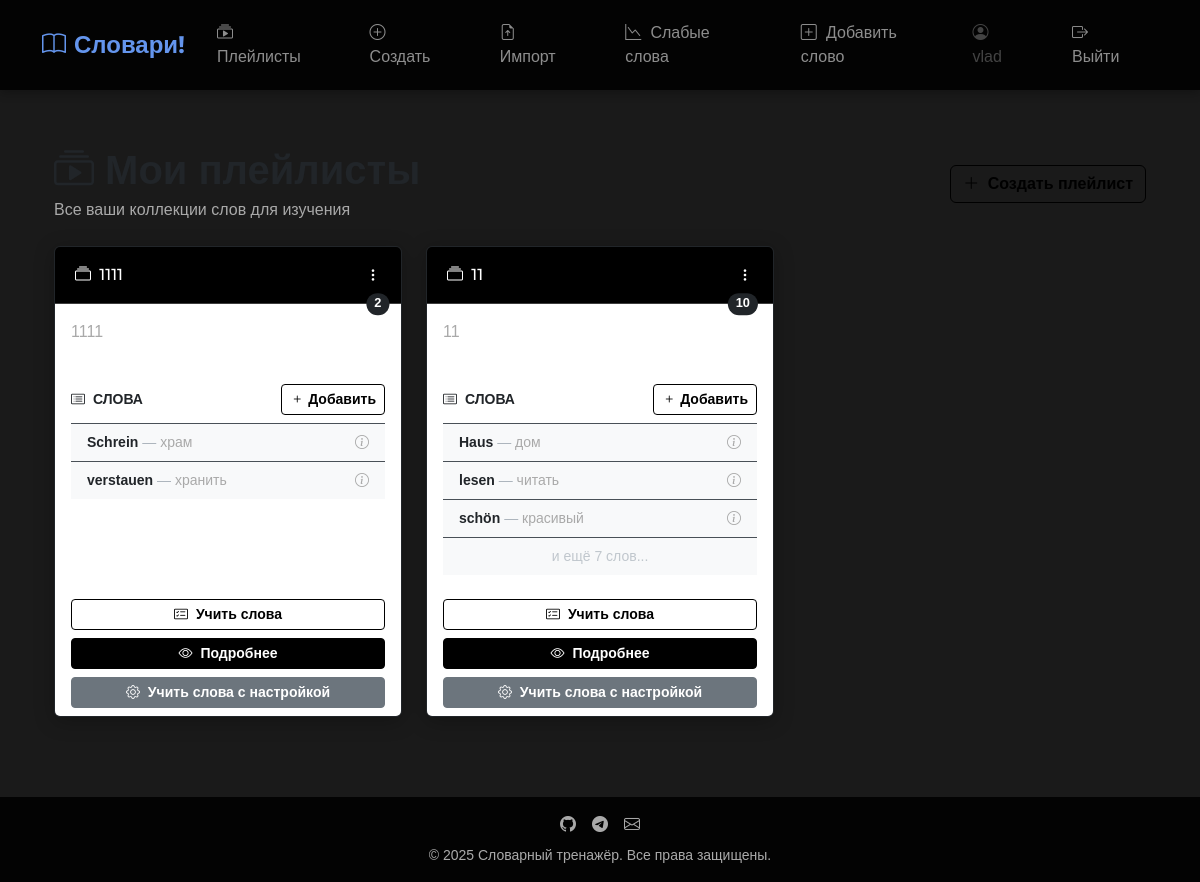
The app's page /playlists/ (signed in) with its own data.
### playlist/models.py (models this page shows, shortened)
class Playlist(models.Model):
    user = models.ForeignKey(User, on_delete=models.CASCADE, related_name='playlists')
    title = models.CharField(max_length=255)
    description = models.TextField(blank=True)
    created_at = models.DateTimeField(auto_now_add=True)
    last_reviewed_at = models.DateTimeField(null=True, blank=True)

class Word(models.Model):
    word = models.CharField(max_length=100)
    translation = models.CharField(max_length=255)
    details = models.TextField(help_text="Подробная информация о слове")
    context = models.TextField(help_text="Слово в контексте")
    playlists = models.ForeignKey(Playlist, on_delete=models.CASCADE, related_name='words')

### playlist/views.py (the view)
# urls.py: path('playlists/', views.playlist_list, name='playlist_list'),
@login_required
def playlist_list(request):
    playlists = Playlist.objects.filter(user=request.user)
    return render(request, 'playlist/playlist_list.html', {'playlists': playlists})

### playlist/templates/playlist/playlist_list.html (shortened to what this page needs)
{% extends "base.html" %}
{% load static %}
{% block content %}
<div class="container py-4">
    <div class="d-flex justify-content-between align-items-center mb-4">
        <div>
            <h1 class="mb-1 text-dark">
                <i class="bi bi-collection-play"></i> Мои плейлисты
            </h1>
            <p class="text-secondary mb-0">Все ваши коллекции слов для изучения</p>
        </div>
        <a href="{% url 'create_playlist' %}" class="btn btn-outline-dark fw-semibold">
            <i class="bi bi-plus-lg me-1"></i> Создать плейлист
        </a>
    </div>
    {% if not playlists %}
    <div class="card border border-dark bg-white">
        <div class="card-body text-center py-5">
            <i class="bi bi-collection" style="font-size: 3rem; color: #000;"></i>
            <h3 class="h5 mt-3 text-dark">Плейлистов пока нет</h3>
            <p class="text-secondary">Создайте свой первый плейлист для изучения слов</p>
            <a href="{% url 'create_playlist' %}" class="btn btn-outline-dark fw-semibold px-4">
                <i class="bi bi-plus-lg me-1"></i> Создать плейлист
            </a>
        </div>
    </div>
    {% else %}
    <div class="row row-cols-1 row-cols-md-2 row-cols-lg-3 g-4">
        {% for playlist in playlists %}
        <div class="col">
            <div class="card h-100 border border-dark">
                <div class="card-header bg-black text-white d-flex justify-content-between align-items-center">
                    <h2 class="h6 mb-0 text-truncate" title="{{ playlist.title }}">
                        <i class="bi bi-collection me-1"></i> {{ playlist.title }}
                    </h2>
                    <div class="dropdown">
                        <button class="btn btn-sm btn-link text-white dropdown-toggle p-0" type="button"
                                id="dropdownMenuButton{{ forloop.counter }}" data-bs-toggle="dropdown" aria-expanded="false">
                            <i class="bi bi-three-dots-vertical"></i>
                        </button>
                    </div>
                </div>
                <div class="card-body bg-white position-relative">
                    <span class="position-absolute top-0 end-0 translate-middle badge rounded-pill bg-dark text-white px-2" style="font-size: 0.8rem;">
                        {{ playlist.words.count }}
                    </span>
                    <p class="card-text text-secondary mb-3" style="min-height: 3rem;">
                        {{ playlist.description|default:"Описание отсутствует"|truncatechars:100 }}
                    </p>
                    <div>
                        <div class="d-flex justify-content-between align-items-center mb-2">
                            <h3 class="h6 mb-0 text-uppercase small fw-bold text-dark">
                                <i class="bi bi-card-list me-1"></i> Слова
                            </h3>
                            <a href="{% url 'create_word' %}?playlist={{ playlist.id }}" class="btn btn-sm btn-outline-dark fw-semibold">
                                <i class="bi bi-plus"></i> Добавить
                            </a>
                        </div>
                        <div class="list-group list-group-flush border-top">
                            {% for word in playlist.words.all|slice:":3" %}
                            <div class="list-group-item small py-2 d-flex justify-content-between bg-light">
                                <div>
                                    <strong class="text-dark">{{ word.word }}</strong> — <span class="text-secondary">{{ word.translation }}</span>
                                </div>
                                {% if word.details or word.context %}
                                <i class="bi bi-info-circle text-secondary" title="Есть дополнительная информация"></i>
                                {% endif %}
                            </div>
                            {% endfor %}
                            {% if playlist.words.count > 3 %}
                            <div class="list-group-item small text-center py-2 text-muted bg-light">
                                и ещё {{ playlist.words.count|add:"-3" }} слов...
                            </div>
                            {% endif %}
                        </div>
                    </div>
                </div>
                    <div class="card-footer bg-white border-top-0 pt-2">
                        <div class="d-grid gap-2">
                            <a href="{% url 'flashcards' playlist.id %}" class="btn btn-outline-dark btn-sm fw-semibold">
                                <i class="bi bi-card-checklist me-1"></i> Учить слова
                            </a>
                            <a href="{% url 'playlist_detail' playlist.id %}" class="btn btn-dark btn-sm fw-semibold">
                                <i class="bi bi-eye me-1"></i> Подробнее
                            </a>
                            <a href="{% url 'flashcards_settings_mediator' playlist.id %}" class="btn btn-secondary btn-sm fw-semibold">
                                <i class="bi bi-gear me-1"></i> Учить слова с настройкой
                            </a>
                        </div>
                    </div>
            </div>
        </div>
        {% endfor %}
    </div>
    {% endif %}
</div>
{% endblock %}

### templates/base.html (shortened to what this page needs)
{% load static %}
<!DOCTYPE html>
<html lang="ru" data-bs-theme="dark">
<head>
    <link href="https://cdn.jsdelivr.net/npm/bootstrap@5.3.0/dist/css/bootstrap.min.css" rel="stylesheet">
    <link rel="stylesheet" href="https://cdn.jsdelivr.net/npm/bootstrap-icons@1.10.0/font/bootstrap-icons.css">
    <link rel="stylesheet" href="{% static 'css/base.css' %}">
</head>
<body>
    <nav class="navbar navbar-expand-lg navbar-dark">
        <div class="container">
            <a class="navbar-brand d-flex align-items-center" href="{% url 'playlist_list' %}">
                <i class="bi bi-book me-2"></i>Словари!
            </a>
            <div class="collapse navbar-collapse" id="navbarNav">
                <ul class="navbar-nav me-auto">
                    <li class="nav-item">
                        <a class="nav-link" href="{% url 'playlist_list' %}">
                            <i class="bi bi-collection-play"></i> Плейлисты
                        </a>
                    </li>
                    <li class="nav-item">
                        <a class="nav-link" href="{% url 'create_playlist' %}">
                            <i class="bi bi-plus-circle"></i> Создать
                        </a>
                    </li>
                    <li class="nav-item">
                        <a class="nav-link" href="{% url 'bulk_upload_words' %}">
                            <i class="bi bi-file-earmark-arrow-up"></i> Импорт
                        </a>
                    </li>
                    <li class="nav-item">
                        <a class="nav-link" href="{% url 'weak_words_game' %}">
                            <i class="bi bi-graph-down"></i> Слабые слова
                        </a>
                    </li>
                    <li class="nav-item">
                        <a class="nav-link" href="{% url 'create_word' %}">
                            <i class="bi bi-plus-square"></i> Добавить слово
                        </a>
                    </li>
                </ul>
                <ul class="navbar-nav ms-auto">
                    {% if user.is_authenticated %}
                        <li class="nav-item">
                            <span class="nav-link disabled"><i class="bi bi-person-circle"></i> {{ user.username }}</span>
                        </li>
                        <li class="nav-item">
                            <a class="nav-link" href="{% url 'logout' %}"><i class="bi bi-box-arrow-right"></i> Выйти</a>
                        </li>
                    {% endif %}
                </ul>
            </div>
        </div>
    </nav>
    <main class="container flex-grow-1 mb-4 fade-in">
        {% block content %}{% endblock %}
    </main>
    <footer class="py-3 mt-auto">
        <div class="container text-center">
            <div class="d-flex justify-content-center mb-2">
                <a href="#" class="text-secondary mx-2"><i class="bi bi-github"></i></a>
                <a href="#" class="text-secondary mx-2"><i class="bi bi-telegram"></i></a>
                <a href="#" class="text-secondary mx-2"><i class="bi bi-envelope"></i></a>
            </div>
            <p class="mb-0 small">&copy; 2025 Словарный тренажёр. Все права защищены.</p>
        </div>
    </footer>
</body>
</html>

### static/css/base.css (style rules this page uses)
body { font-family: Arial, sans-serif; margin: 0; padding: 0; background: #fafafa; }
nav { background: #333; color: white; padding: 10px; }
nav ul { list-style: none; display: flex; gap: 15px; }
nav ul li a { color: white; text-decoration: none; }
footer { text-align: center; padding: 20px; background: #eee; margin-top: 40px; }

### templates/base.html (style rules this page uses)
:root { --bs-body-bg: #1a1a1a; --bs-dark-bg: #121212; --bs-primary-rgb: 100, 149, 237; --bs-secondary-rgb: 169, 169, 169; --bs-body-font-family: 'Roboto', sans-serif; --bs-heading-font-family: 'Montserrat', sans-serif; }
body { background-color: var(--bs-body-bg); color: #e0e0e0; display: flex; flex-direction: column; min-height: 100vh; }
.navbar { background-color: rgba(0, 0, 0, 0.85) !important; backdrop-filter: blur(10px); box-shadow: 0 2px 10px rgba(0, 0, 0, 0.3); padding: 0.8rem 0; }
.navbar-brand { font-family: var(--bs-heading-font-family); font-weight: 700; font-size: 1.5rem; color: cornflowerblue !important; }
.nav-link { font-weight: 500; padding: 0.5rem 1rem !important; border-radius: 0.5rem; transition: all 0.3s ease; }
.nav-link i { margin-right: 0.3rem; }
main { padding-top: 2rem; padding-bottom: 2rem; }
.card { background-color: #2d2d2d; border: none; border-radius: 0.75rem; box-shadow: 0 4px 20px rgba(0, 0, 0, 0.25); transition: transform 0.3s ease, box-shadow 0.3s ease; }
.card-header { background-color: #252525; border-bottom: 1px solid #3d3d3d; }
footer { background-color: rgba(0, 0, 0, 0.85); backdrop-filter: blur(10px); color: #aaa; padding: 1.5rem 0; margin-top: auto; }
h1, h2, h3, h4, h5, h6 { font-family: var(--bs-heading-font-family); font-weight: 600; color: #f0f0f0; }
.fade-in { animation: fadeIn 0.5s ease-out forwards; }

### playlist/templates/playlist/playlist_list.html (style rules this page uses)
.card { border-radius: 6px; transition: background-color 0.2s ease; }
.card-header { padding: 1rem 1.25rem; }
.btn-outline-dark { border-color: #000; color: #000; transition: background-color 0.2s ease, color 0.2s ease; }
.btn-dark { background-color: #000; border-color: #000; color: #fff; transition: background-color 0.2s ease; }
.list-group-item { border-left: none; border-right: none; border-top: 1px solid #e0e0e0; background-color: #fff; transition: background-color 0.15s ease; }
.dropdown-toggle::after { display: none; }

### records on screen
Playlist: title "1111", words.count "2", description "1111"
Word: word "Schrein", translation "храм"
Word: word "verstauen", translation "хранить"
Playlist: title "11", words.count "10", description "11", words.count|add "7"
Word: word "Haus", translation "дом"
Word: word "lesen", translation "читать"
Word: word "schön", translation "красивый"

### other values on screen
{{ user.username }} "vlad"
